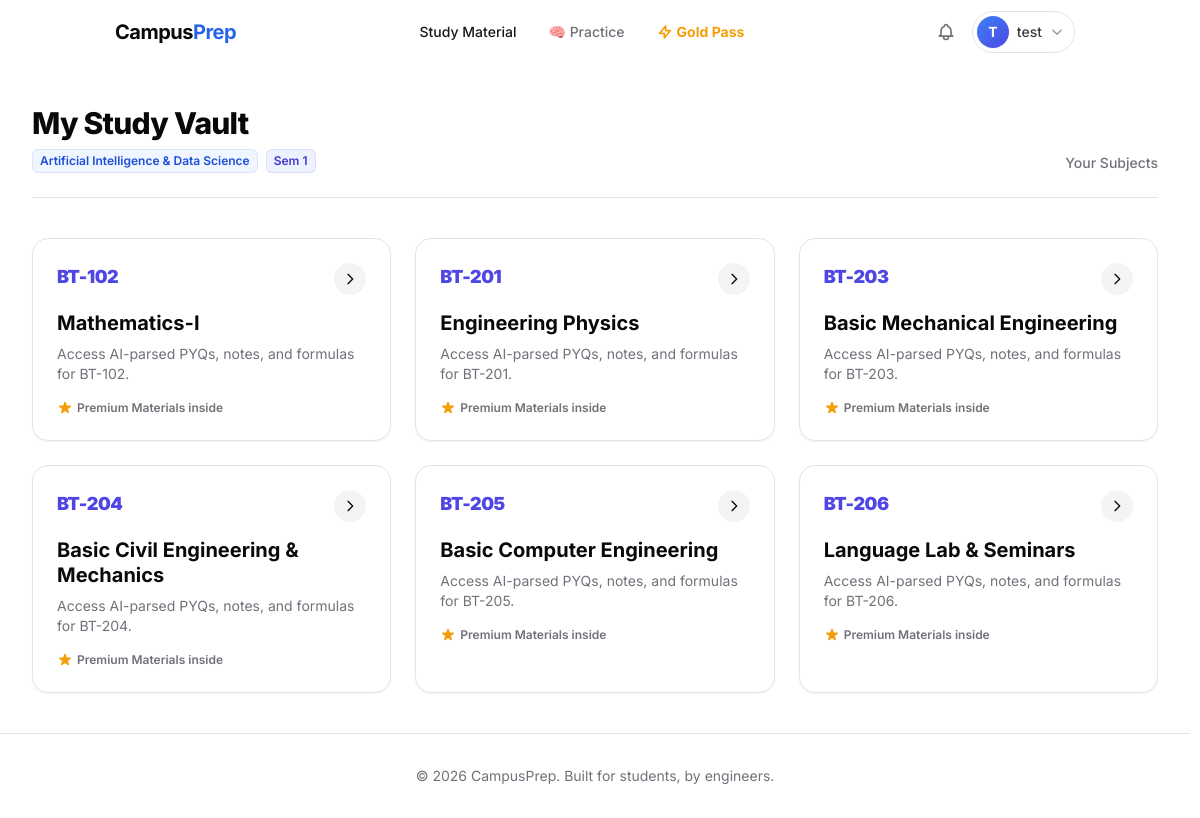
The page /dashboard/ (signed in) on the database its author committed.
### apps/users/models.py (models this page shows, shortened)
class User(AbstractUser):
    phone_number = models.CharField(max_length=15, blank=True, null=True)
    preferred_branch = models.ForeignKey(
        'academics.Branch',
        on_delete=models.SET_NULL,
        null=True,
        blank=True,
        related_name='users'
    )
    preferred_semester = models.ForeignKey(
        'academics.Semester',
        on_delete=models.SET_NULL,
        null=True,
        blank=True,
        related_name='users'
    )
    active_subscription_valid_until = models.DateField(null=True, blank=True)
    gold_pass_branch = models.ForeignKey(
        'academics.Branch',
        on_delete=models.SET_NULL,
        null=True,
        blank=True,
        related_name='gold_pass_users'
    )
    gold_pass_semester = models.ForeignKey(
        'academics.Semester',
        on_delete=models.SET_NULL,
        null=True,
        blank=True,
        related_name='gold_pass_users'
    )
    active_subscription_plan = models.ForeignKey(
        'products.SubscriptionPlan',
        on_delete=models.SET_NULL,
        null=True,
        blank=True,
        related_name='subscribed_users'
    )

### apps/academics/models.py (models this page shows, shortened)
class Branch(models.Model):
    name = models.CharField(max_length=100, unique=True, help_text="e.g., Computer Science & Engineering")
    code = models.CharField(max_length=20, unique=True, help_text="e.g., CSE")
    is_active = models.BooleanField(default=True)
    class Meta:
        verbose_name_plural = "Branches"

class Semester(models.Model):
    number = models.PositiveSmallIntegerField(unique=True, help_text="1 to 8")
    is_active = models.BooleanField(default=True)

class Subject(models.Model):
    branch = models.ForeignKey(Branch, on_delete=models.CASCADE, related_name='subjects')
    semester = models.ForeignKey(Semester, on_delete=models.CASCADE, related_name='subjects')
    code = models.CharField(max_length=20, help_text="e.g., CS-402")
    name = models.CharField(max_length=200)
    description = models.TextField(blank=True)
    is_active = models.BooleanField(default=True)
    class Meta:
        unique_together = ('branch', 'semester', 'code')

### apps/users/views.py (the view)
# urls.py: path('dashboard/', views.user_dashboard, name='dashboard'),
@login_required
def user_dashboard(request):
    user = request.user
    if not user.preferred_branch or not user.preferred_semester:
        return redirect('onboarding')
    subjects = Subject.objects.filter(
        branch=user.preferred_branch,
        semester=user.preferred_semester
    ).order_by('code')
    return render(request, 'users/dashboard.html', {
        'subjects': subjects,
        'user_branch': user.preferred_branch,
        'user_sem': user.preferred_semester
    })

### templates/users/dashboard.html (shortened to what this page needs)
{% extends "base.html" %}
{% block content %}
<div class="max-w-7xl mx-auto py-10 px-4 sm:px-6 lg:px-8">
    <div class="mb-10 flex flex-col md:flex-row md:items-end justify-between border-b border-border pb-6 gap-4">
        <div>
            <h1 class="text-3xl font-extrabold tracking-tight mb-2">My Study Vault</h1>
            <div class="flex flex-wrap items-center gap-2">
                <span class="inline-flex items-center rounded-md bg-blue-50 dark:bg-blue-400/10 px-2 py-1 text-xs font-semibold text-blue-700 dark:text-blue-400 ring-1 ring-inset ring-blue-700/10 dark:ring-blue-400/30">
                    {{ user_branch.name }}
                </span>
                <span class="inline-flex items-center rounded-md bg-indigo-50 dark:bg-indigo-400/10 px-2 py-1 text-xs font-semibold text-indigo-700 dark:text-indigo-400 ring-1 ring-inset ring-indigo-700/10 dark:ring-indigo-400/30">
                    Sem {{ user_sem.number }}
                </span>
            </div>
        </div>
        <div class="text-muted-foreground text-sm font-medium">
            Your Subjects
        </div>
    </div>
        <div class="grid grid-cols-1 md:grid-cols-2 lg:grid-cols-3 gap-6">
            {% for subject in subjects %}
            <a href="{% url 'subject_dashboard' subject.id %}" class="group block bg-card text-card-foreground p-6 rounded-2xl border border-border shadow-sm hover:shadow-md hover:border-primary/30 transition-all duration-300 relative overflow-hidden">
                <div class="flex justify-between items-start mb-4 relative z-10">
                    <span class="text-lg font-black text-indigo-600 dark:text-indigo-400 tracking-tight">{{ subject.code }}</span>
                    <div class="w-8 h-8 rounded-full bg-muted flex items-center justify-center group-hover:bg-primary group-hover:text-primary-foreground transition-colors">
                        <svg class="w-4 h-4" fill="none" viewBox="0 0 24 24" stroke="currentColor"><path stroke-linecap="round" stroke-linejoin="round" stroke-width="2" d="M9 5l7 7-7 7"></path></svg>
                    </div>
                </div>
                <h3 class="text-xl font-bold mb-2 text-foreground leading-tight group-hover:text-indigo-600 dark:group-hover:text-indigo-400 transition-colors">{{ subject.name }}</h3>
                <p class="text-sm text-muted-foreground mb-4 line-clamp-2">Access AI-parsed PYQs, notes, and formulas for {{ subject.code }}.</p>
                <div class="flex items-center mt-auto text-xs font-semibold text-muted-foreground">
                    Premium Materials inside
                </div>
            </a>
            {% endfor %}
        </div>
    </div>
{% endblock %}

### templates/base.html (shortened to what this page needs)
<!DOCTYPE html>
<html lang="en" class="h-full {% if request.COOKIES.theme == 'dark' %}dark{% endif %}">
<head>
    <script src="https://cdn.tailwindcss.com"></script>
</head>
<body class="min-h-screen flex flex-col font-sans antialiased bg-background text-foreground transition-colors duration-300">
    <header class="sticky top-0 z-50 w-full glass-nav transition-all duration-300">
        <div class="container mx-auto px-4 sm:px-6 lg:px-8">
            <div class="flex items-center justify-between h-16">
                <div class="flex-shrink-0">
                    <a href="{% if user.is_authenticated %}{% url 'dashboard' %}{% else %}{% url 'home' %}{% endif %}" class="text-xl font-bold tracking-tight">
                        Campus<span class="text-blue-600 dark:text-blue-400">Prep</span>
                    </a>
                </div>
                <nav class="hidden md:flex md:space-x-8 items-center">
                    <a href="{% url 'dashboard' %}" class="text-sm font-medium {% if request.resolver_match.url_name == 'dashboard' %}text-primary{% else %}text-muted-foreground hover:text-foreground{% endif %} transition-colors">
                        Study Material
                    </a>
                    <a href="{% url 'practice_index' %}" class="text-sm font-medium {% if 'practice' in request.resolver_match.url_name %}text-indigo-500{% else %}text-muted-foreground hover:text-foreground{% endif %} transition-colors">
                        🧠 Practice
                    </a>
                    <a href="{% if request.user.is_authenticated %}{% url 'checkout_gold_pass' %}?branch={{ request.user.preferred_branch_id }}&semester={{ request.user.preferred_semester_id }}{% else %}{% url 'login' %}{% endif %}" class="text-sm font-bold text-amber-500 hover:text-amber-600 transition-colors flex items-center">
                        <svg class="w-4 h-4 mr-1" fill="none" viewBox="0 0 24 24" stroke="currentColor"><path stroke-linecap="round" stroke-linejoin="round" stroke-width="2.5" d="M13 10V3L4 14h7v7l9-11h-7z"></path></svg>
                        Gold Pass
                    </a>
                </nav>
                <div class="hidden md:flex items-center gap-2">
                    {% if user.is_authenticated %}
                    <a href="{% url 'notifications:list' %}" class="relative p-2 text-muted-foreground hover:text-foreground transition-all duration-200 hover:bg-muted/60 rounded-full"
                       id="notificationsBell"
                       hx-get="{% url 'notifications:unread_count' %}"
                       hx-trigger="load, every 30s, notifications-updated from:body"
                       hx-target="#unreadBadge">
                    </a>
                    <div class="relative" id="userDropdownContainer">
                        <button id="userDropdownBtn" class="flex items-center gap-2 rounded-full p-1 pr-2.5 border border-border hover:border-muted-foreground/40 hover:bg-muted/60 transition-all duration-200 focus:outline-none group">
                            <div class="w-8 h-8 rounded-full bg-gradient-to-br from-blue-500 to-indigo-600 flex items-center justify-center text-white text-sm font-bold flex-shrink-0 shadow-sm">
                                {{ user.username|slice:":1"|upper }}
                            </div>
                            <span class="text-sm font-medium text-foreground/80 group-hover:text-foreground max-w-[80px] truncate transition-colors">{{ user.username }}</span>
                            <svg class="w-3.5 h-3.5 text-muted-foreground/70 transition-transform duration-200" id="dropdownChevron" fill="none" viewBox="0 0 24 24" stroke="currentColor"><path stroke-linecap="round" stroke-linejoin="round" stroke-width="2.5" d="M19 9l-7 7-7-7"></path></svg>
                        </button>
                    </div>
                    {% else %}
                    <a href="{% url 'login' %}" class="text-sm font-medium text-muted-foreground hover:text-foreground transition-colors">Log in</a>
                    <a href="{% url 'signup' %}" class="bg-primary text-primary-foreground hover:bg-primary/90 px-4 py-2 rounded-md text-sm font-medium transition-colors shadow-sm">Sign up</a>
                    {% endif %}
                </div>
            </div>
        </div>
    </header>
    <main class="flex-grow">
        {% block content %}{% endblock %}
    </main>
    <footer class="border-t border-border mt-auto py-8">
        <div class="container mx-auto px-4 text-center text-sm text-muted-foreground">
            &copy; 2026 CampusPrep. Built for students, by engineers.
        </div>
    </footer>
</body>
</html>

### templates/base.html (style rules this page uses)
.glass-nav { background: rgba(255, 255, 255, 0.7); backdrop-filter: blur(12px); -webkit-backdrop-filter: blur(12px); border-bottom: 1px solid rgba(255, 255, 255, 0.2); }
* { scrollbar-width: thin; scrollbar-color: hsl(var(--muted-foreground) / 0.2) transparent; }

### rows shown on the page
User: username "T", username "test"
Branch: name "Artificial Intelligence & Data Science"
Semester: number "1"
Subject: code "BT-102", name "Mathematics-I"
Subject: code "BT-201", name "Engineering Physics"
Subject: code "BT-203", name "Basic Mechanical Engineering"
Subject: code "BT-204", name "Basic Civil Engineering & Mechanics"
Subject: code "BT-205", name "Basic Computer Engineering"
Subject: code "BT-206", name "Language Lab & Seminars"
